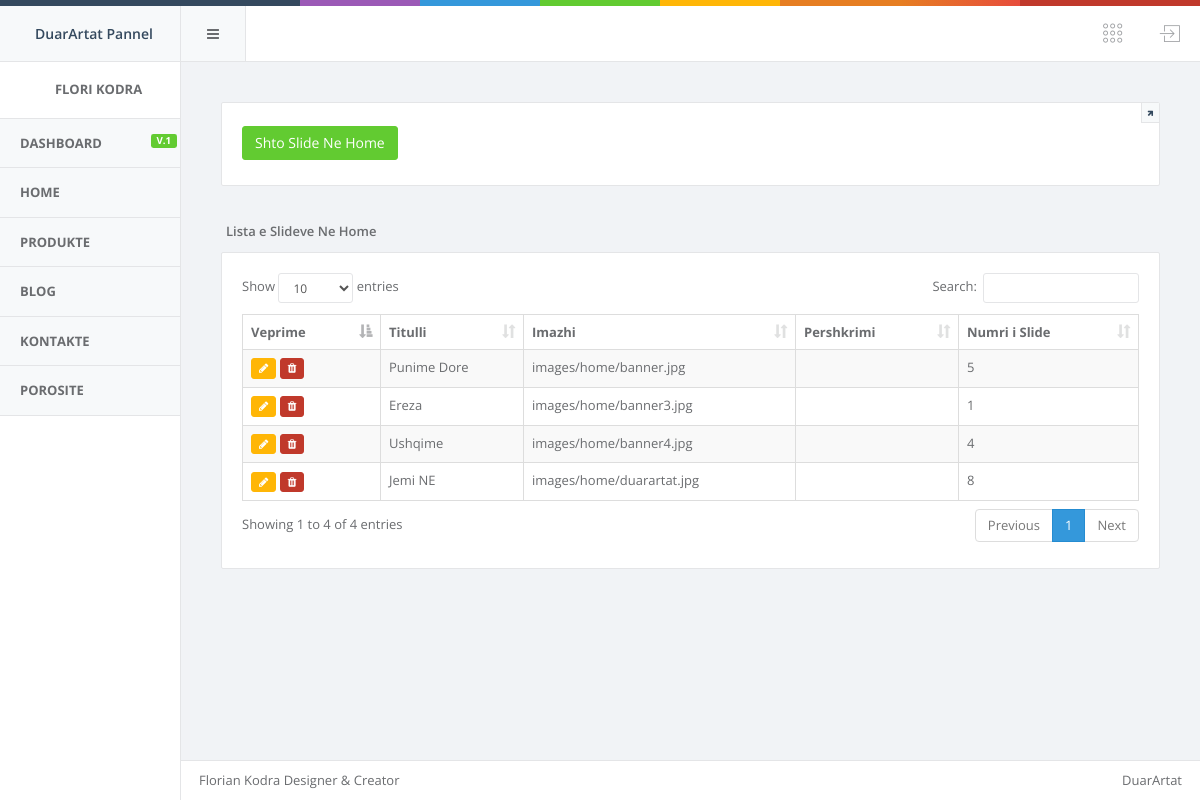
/cpanel/home.php (signed in), run on the app's committed database.
### tables this page shows
CREATE TABLE `users` (
  `user_id` int(11) NOT NULL,
  `emer` varchar(250) NOT NULL,
  `mbiemer` varchar(250) NOT NULL,
  `username` varchar(250) NOT NULL,
  `password` varchar(250) NOT NULL,
  `role` varchar(250) NOT NULL
);

CREATE TABLE `home` (
  `home_id` int(11) NOT NULL,
  `titulli` varchar(500) NOT NULL,
  `pershkrim` text NOT NULL,
  `location` varchar(250) NOT NULL,
  `numri` varchar(250) NOT NULL
);

### cpanel/session.php (called while the page is built, shortened)
<?php
$session_id=$_SESSION['id'];
?>

### cpanel/home.php (the view, shortened to what this page needs)
<!DOCTYPE html>
<html>
<head>
    <link rel="stylesheet" href="vendor/fontawesome/css/font-awesome.css" />
    <link rel="stylesheet" href="vendor/metisMenu/dist/metisMenu.css" />
    <link rel="stylesheet" href="vendor/animate.css/animate.css" />
    <link rel="stylesheet" href="vendor/bootstrap/dist/css/bootstrap.css" />
    <link rel="stylesheet" href="vendor/datatables.net-bs/css/dataTables.bootstrap.min.css" />
    <link rel="stylesheet" href="fonts/pe-icon-7-stroke/css/pe-icon-7-stroke.css" />
    <link rel="stylesheet" href="fonts/pe-icon-7-stroke/css/helper.css" />
    <link rel="stylesheet" href="styles/style.css">
</head>
<body class="fixed-navbar fixed-sidebar">
<?php include ('header.php');
include ('aside.php');?>
<div id="wrapper">
    <div class="normalheader transition animated fadeIn">
        <div class="hpanel">
            <div class="panel-body">
                <a class="small-header-action" href="">
                    <div class="clip-header">
                        <i class="fa fa-arrow-up"></i>
                    </div>
                </a>
                <h2 class="font-light m-b-xs">
                                        <button type="button" class="btn btn-success" data-toggle="modal" data-target="#myModal">
                        Shto Slide Ne Home
                    </button>
                </h2>
            </div>
        </div>
</div>
<div class="content animate-panel">
    <div class="row">
        <div class="col-lg-12">
            <div class="hpanel">
                <div class="panel-heading">
                    Lista e Slideve Ne Home
                </div>
                <div class="panel-body">
                <table id="example2" class="table table-striped table-bordered table-hover">
                <thead>
                <tr>
					<th>Veprime</th>
                    <th>Titulli</th>
                    <th>Imazhi</th>
                    <th>Pershkrimi</th>
					<th>Numri i Slide</th>
                </tr>
                </thead>
                <tbody>
				<?php $query=mysql_query("select * from home")or die (mysql_error());
				while($row=mysql_fetch_array($query)){ ?>
                <tr>
				<td><a href="edit_home.php?id=<?php echo $row['home_id'];?>" class="btn btn-warning btn-xs"><i class="fa fa-pencil"></i></a>  <a href="#" class="btn btn-danger2 btn-xs" data-toggle="modal" data-target="#delete_home<?php echo $row['home_id'];?>" ><i class="fa fa-trash"></i></a></td>
                    <td><?php echo $row['titulli'];?></td>
                    <td><?php echo $row['location'];?></td>
                    <td><?php echo $row['pershkrim'];?></td>
                    <td><?php echo $row['numri'];?></td>
                </tr>
				<?php } ?>
                </tbody>
                </table>
                </div>
            </div>
        </div>
    </div>
    </div>
<?php include ('footer.php');?>
</div>
</body>
</html>

### cpanel/aside.php
<?php $user=mysql_query("select * from users where user_id='$session_id'")or die (mysql_error());
$us=mysql_fetch_array($user);?>
<aside id="menu">
    <div id="navigation">
        <div class="profile-picture">
            <div class="stats-label text-color">
                <span class="font-extra-bold font-uppercase"><?php echo $us['emer']." ".$us['mbiemer'];?></span>
            </div>
        </div>
        <ul class="nav" id="side-menu">
            <li>
                <a href="dashboard.php"> <span class="nav-label">Dashboard</span> <span class="label label-success pull-right">v.1</span> </a>
            </li>
            <li>
                <a href="home.php"> <span class="nav-label">Home</span> </a>
            </li>
			<li>
                <a href="produkte.php"> <span class="nav-label">Produkte</span> </a>
            </li>
			   <li>
                <a href="blog.php"> <span class="nav-label">Blog</span> </a>
            </li>
			  <li>
                <a href="kontakte.php"> <span class="nav-label">Kontakte</span> </a>
            </li>
			 <li>
                <a href="porosi.php"> <span class="nav-label">Porosite</span> </a>
            </li>
        </ul>
    </div>
</aside>

### cpanel/styles/style.css (style rules this page uses)
.m-b-xs { margin-bottom: 5px; }
.table > thead > tr > th { border-bottom: 1px solid #ddd; }
.btn { border-radius: 3px; }
.btn-success { background-color: #62cb31; border-color: #62cb31; color: #FFFFFF ; }
.btn-warning { background-color: #ffb606; border-color: #ffb606; color: #FFFFFF ; }
.btn-danger2 { background-color: #c0392b; border-color: #c0392b; color: #FFFFFF ; }
.btn-xs { border-radius: 3px; font-size: 11px; line-height: 1.5; padding: 1px 7px; }
.font-light { font-weight: 300; }
.font-extra-bold { font-weight: 700; }
.font-uppercase { text-transform: uppercase; }
h1, .h1, h2, .h2, h3, .h3 { margin-top: 10px; margin-bottom: 10px; font-weight: 200; }
html { margin: 0; padding: 0; height: 100%; overflow-x: hidden!important; }
body { font-family: "Open Sans", "Helvetica Neue", Helvetica, Arial, sans-serif; background-color: #fff; font-size: 13px; color: #6a6c6f; margin: 0; padding: 0; height: 100%; }
#menu { width: 180px; bottom: 0; float: left; left: 0; position: absolute; top: 62px; transition: all 0.4s ease 0s; }
#wrapper { margin: 0 0 0 180px; padding: 0; background: #f1f3f6; border-left: 1px solid #e4e5e7; transition: all 0.4s ease 0s; position: relative; min-height: 100%; }
.content { padding: 25px 40px 40px 40px; min-width: 320px; }
.fixed-navbar #wrapper { top: 62px; }
.fixed-sidebar #menu { position: fixed; overflow-x: hidden; overflow-y: scroll; width: 197px; }
.hpanel > .panel-heading { color: inherit; font-weight: 600; padding: 10px 4px; transition: all .3s; border: 1px solid transparent; }
.hpanel .panel-body { background: #fff; border: 1px solid #e4e5e7; border-radius: 2px; padding: 20px; position: relative; }
.hpanel { background-color: none; border: none; box-shadow: none; margin-bottom: 25px; }
.profile-picture { padding: 20px 20px; text-align: center; }
.stats-label { line-height: 1.2; }
#side-menu { background: #f7f9fa; }
#side-menu li a { color: #6a6c6f; text-transform: uppercase; font-weight: 700; padding: 15px 20px; }
#side-menu li { border-bottom: 1px solid #e4e5e7; }
#side-menu li:first-child { border-top: 1px solid #e4e5e7; }
a { cursor: pointer; color: #34495e; }
.label-success { background-color: #62cb31; }
.transition { transition: all 0.5s; }
.normalheader .hpanel { margin-bottom: 0; }
.normalheader { min-width: 320px; padding: 40px 40px 0px 40px; }
.normalheader h2 { margin-top: 0px; }
.clip-header i { display: inline-block; -webkit-transform: rotate(45deg); transform: rotate(45deg); }
.clip-header { position: absolute; top: 0; right: 0; font-size: 8px; background: #f7f9fa; padding: 4px 5px; border-left: 1px solid #e4e5e7; border-bottom: 1px solid #e4e5e7; }
.table > thead > tr > th { border-bottom: none; }

### data on the page
users: emer "FLORI", mbiemer "KODRA"
home: titulli "Punime Dore", location "images/home/banner.jpg", numri "5"
home: titulli "Ereza", location "images/home/banner3.jpg", numri "1"
home: titulli "Ushqime", location "images/home/banner4.jpg", numri "4"
home: titulli "Jemi NE", location "images/home/duarartat.jpg", numri "8"
